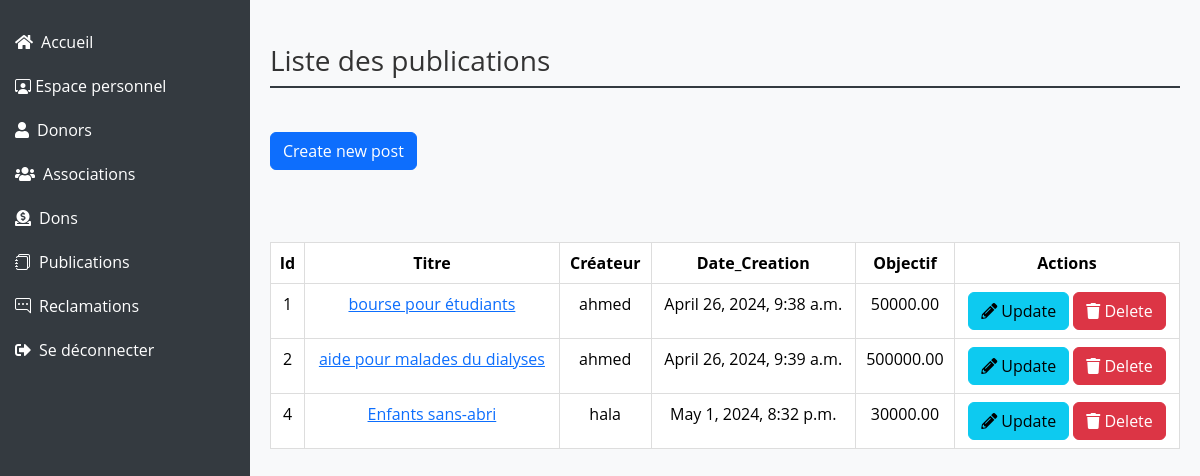
The app's page /publications/publications/, older data.
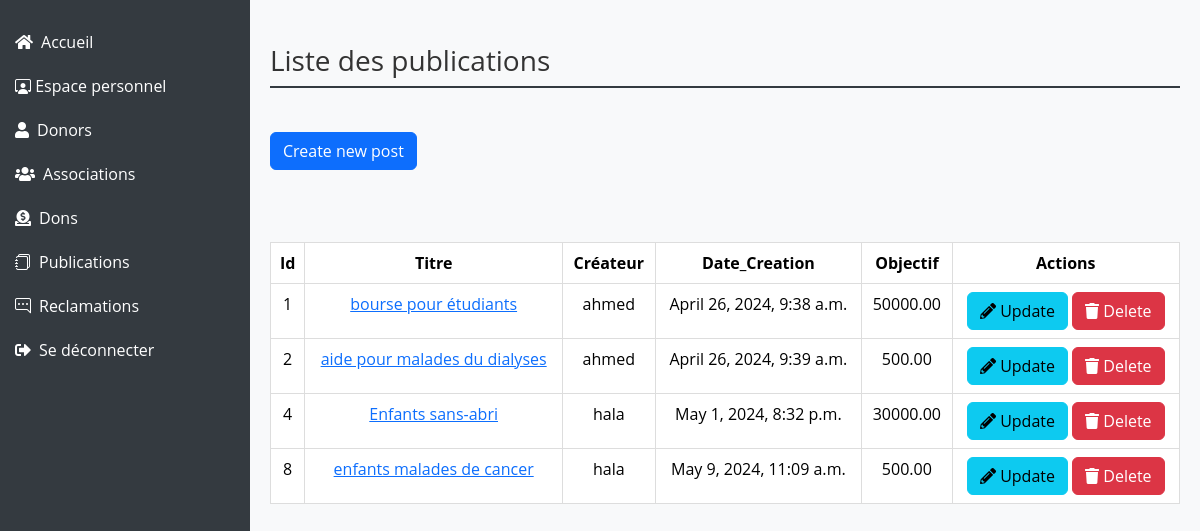
The same page, newer data.
### publications/models.py (models this page shows, shortened)
class Publication(models.Model):
    id=models.AutoField(primary_key=True)
    titre=models.CharField(max_length=150)
    contenu=models.TextField()
    date=models.DateTimeField(default=timezone.now)
    image=models.ImageField(upload_to='photos/%y/%m/%d', blank=True)
    montant=models.DecimalField(max_digits=20,decimal_places=2)
    user=models.ForeignKey(User,on_delete=models.CASCADE,null=True)
    category = models.ForeignKey(Category, on_delete=models.CASCADE,null=True,blank=True)
    objects = models.Manager()

### users/models.py (models this page shows, shortened)
class User(AbstractUser):
    is_association= models.BooleanField(default=True)
    is_donor = models.BooleanField(default=False)
    is_admin = models.BooleanField(default=False)
    groups = models.ManyToManyField(Group, related_name='user_groups')
    user_permissions = models.ManyToManyField(Permission, related_name='user_permissions')
    email_confirmed = models.BooleanField(default=False)
    confirmation_token = models.CharField(max_length=100, blank=True, null=True)

### publications/views.py (the view)
# urls.py: path('publications/', include('publications.urls')),
def publications(request):
    publications = Publication.objects.all()
    return render(request, 'publications/publications.html', {'publications': publications})

### templates/publications/publications.html (shortened to what this page needs)
{% load static %}
<!DOCTYPE html>
<html lang="en">
<head>
    <link href="https://cdn.jsdelivr.net/npm/bootstrap@5.3.2/dist/css/bootstrap.min.css" rel="stylesheet">
    <link href="https://cdnjs.cloudflare.com/ajax/libs/font-awesome/5.15.4/css/all.min.css" rel="stylesheet">
    <link href="https://cdn.jsdelivr.net/npm/bootstrap-icons/font/bootstrap-icons.css" rel="stylesheet">
</head>
<body>
<div class="sidebar">
    <ul class="nav flex-column">
        <li class="nav-item">
            <a class="nav-link text-white" href="/"><i class="fas fa-home me-2"></i>Accueil</a>
        </li>
        <li class="nav-item">
            <a class="nav-link text-white" href="{% url 'dashboardAdmin' %}"><i class="bi bi-person-workspace"></i></i> Espace personnel</a>
        </li>
        <li class="nav-item">
            <a class="nav-link text-white" href="{% url 'donors' %}"><i class="fas fa-user me-2"></i>Donors</a>
        </li>
        <li class="nav-item">
            <a class="nav-link text-white" href="{% url 'associations' %}"><i class="fas fa-users me-2"></i>Associations</a>
        </li>
        <li class="nav-item">
            <a class="nav-link text-white" href="{% url 'dons' %}"><i class="fas fa-donate me-2"></i>Dons</a>
        </li>
        <li class="nav-item">
            <a class="nav-link text-white" href="{% url 'publications' %}"><i class="bi bi-journals me-2"></i>Publications</a>
        </li>
        <li class="nav-item">
            <a class="nav-link text-white" href="{% url 'reclamations' %}"><i class="bi bi-chat-right-dots me-2"></i>Reclamations</a>
        </li>
        <li class="nav-item">
            <a class="nav-link text-white" href="{% url 'logout' %}"><i class="fas fa-sign-out-alt me-2"></i>Se déconnecter</a>
        </li>
    </ul>
</div>
<div class="main-content">
    <h1 class="mt-4">Liste des publications</h1>
    <br>
    <a href="{% url 'create' %}" class="btn btn-primary">Create new post</a>
    <br>
    <br>
    <br>
    {% if publications %}
        <div class="table-responsive mt-4">
            <table class="table table-bordered table-hover">
                <thead class="thead-dark">
                    <tr>
                        <th style="text-align: center">Id</th>
                        <th style="text-align: center">Titre</th>
                        <th style="text-align: center">Créateur</th>
                        <th style="text-align: center">Date_Creation</th>
                        <th style="text-align: center">Objectif </th>
                        <th style="text-align: center">Actions</th>
                    </tr>
                </thead>
                <tbody>
                    {% for p in publications %}
                    <tr>
                        <td style="text-align: center"> {{ p.id }}</td>
                        <td style="text-align: center">
                            <a href="{% url 'detail' p.id %}">{{ p.titre }}</a>
                        </td>
                        <td style="text-align: center"> {{ p.user.first_name}}</td>
                        <td style="text-align: center"> {{ p.date }}</td>
                        <td style="text-align: center"> {{ p.montant }}</td>
                        <td style="text-align: center">
                            <a href="{% url 'update' p.id %}" class="btn btn-info"><i class="fas fa-pencil-alt"></i> Update</a>
                            <button class="btn btn-danger" onclick="confirmDelete({{ p.id }})"><i class="fas fa-trash"></i> Delete</button>
                        </td>
                    </tr>
                    {% endfor %}
                </tbody>
            </table>
        </div>
    {% endif %}
</div>
</body>
</html>

Row changes from the older to the newer data that the page shows:
changed Publication "aide pour malades du dialyses": montant "500000.00" → "500.00"
added Publication: id "8", titre "enfants malades de cancer", user.first_name "hala", date "May 9, 2024, 11:09 a.m.", montant "500.00"
